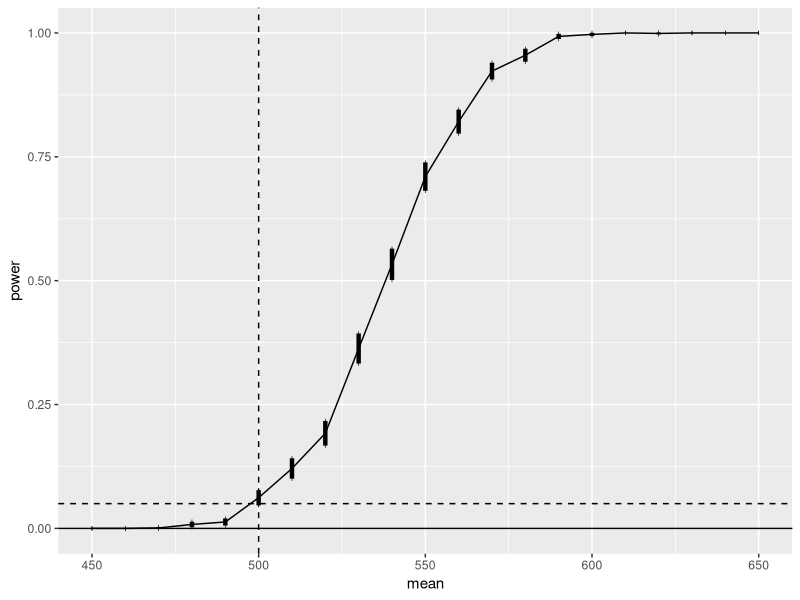

R code for this plot:
# Allenamenti pre esame

#Esercizio 7.2####
# Plot the empirical power curve for the t-test in Example 7.9, changing
# the alternative hypothesis to H1 : μ6 = 500, and keeping the significance
# level α = 0.05.

n <- 20
m <- 1000
mu0 <- 500
sigma <- 100
mu <- c(seq(450, 650, 10)) #alternatives
M <- length(mu)
power <- numeric(M)

espressione <- function(n, mu0, mu1){
  #simulate under alternative mu1
  x <- rnorm(n, mean = mu1, sd = sigma)
  ttest <- t.test(x, alternative = "greater", mu = mu0)
  return(ttest$p.value) # il dollaro accede al valore p.value 
}

for (i in 1:M) {
  mu1 <- mu[i]
  pvalues <- replicate(m, expr =  espressione(n, mu0, mu1))
  power[i] <- mean(pvalues <= .05)
}
se <- sqrt(power * (1-power) / m)

library(ggplot2)
df <- data.frame(mean=mu, power=power,
                 upper=power+2*se, lower=power-2*se)
ggplot(df, aes(x=mean, y=power)) +
  geom_line() +
  geom_vline(xintercept=500, lty=2) +
  geom_hline(yintercept=c(0,.05), lty=1:2) +
  geom_errorbar(aes(ymin=lower, ymax=upper), width = 0.2, lwd=1.5)
